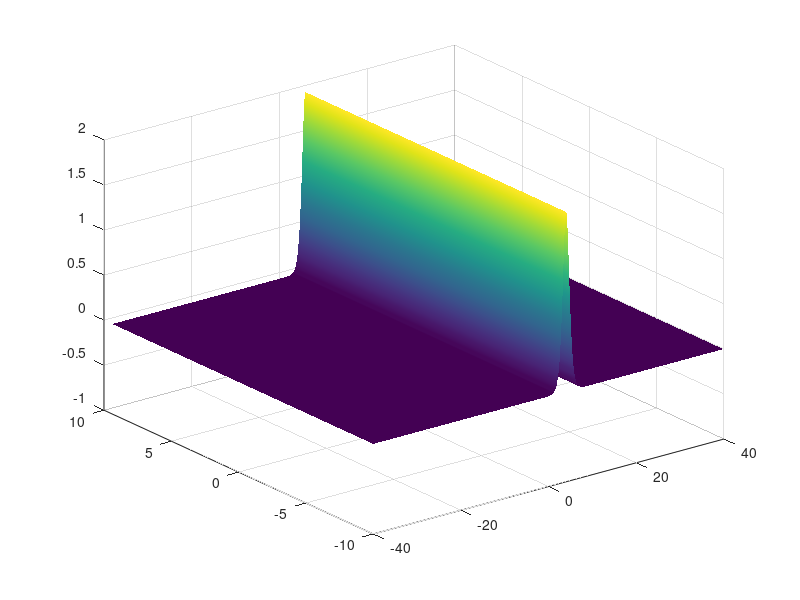

Reproduce this figure in MATLAB.
% Solve KP eq. (u_t + 6uu_x + epsilon^2 u_xxx)_x + lambda u_yy = 0
% on [-Lx,Lx] & [-Ly,Ly] by FFT in space with integrating factor 
% v = exp[-i(k^3*epsilon^2-lambda*l^2/k)t]*u_hat and RK4 in time

clear all;
close all;

% Set up grid and the initial data;

Nx = 2^9; Ny = 2^5; dt = 1.e-3;
Lx = 40; Ly = 10;
% lambda = -1;    % KP I
lambda = 1;     % KP II
o = 1.e-16; epsilon = 1;

x = (2*Lx/Nx)*(-Nx/2:Nx/2-1)';
y = (2*Ly/Ny)*(-Ny/2:Ny/2-1)';
[X,Y] = meshgrid(x,y);
k = (pi/Lx)*[0:Nx/2-1 0 -Nx/2+1:-1]';
l = (pi/Ly)*[0:Ny/2-1 0 -Ny/2+1:-1]';
[KX,KY] = meshgrid(k,l);
ik3 = 1i*(epsilon^2*KX.^3-lambda*KY.^2./(KX+1i*lambda*o));

% Choose IC

% %% Set up soliton function
% a =@(x,y) 1; q =@(x,y) 0;
% u = @(theta,x,y,a) a(x,y).*(sech(sqrt(a(x,y)/12).*theta)).^2;
% theta = @(x,y,a,q,x0,y0) ( (x-x0) + q(x,y).*(y-y0) );
% IC = @(X,Y) u(theta(X,Y,a,q,10,0),X,Y,a);
% u0 = IC(X,Y);

% 0.1 KdV soliton
C = 1; u0 = 2*C^2*sech(C*X).^2;   % epsilon = 1;

% 0.2 cnidal wave
% m = 0.5;  % r_1 = 0; r_2 = m; r_3 = 1;
% [SN,CN,DN] = ellipj(X,m);   % epsilon = 1;
% u0 = -m+1+2*m*CN.^2;

% 1. IC1 (Klein)
% u0 = -sech(sqrt(X.^2+Y.^2)).^2;
% u0_hat = fft2(u0);
% w_hat = 1i*KX.*u0_hat;
% u0 = real(ifft2(w_hat));

% 2. Parabolic front IC
% mu = -1; 
% u0 = 0.5*(mu*tanh(10*(X+0.01*Y.^2/2))-mu*tanh(10*(X+30+0.01*Y.^2/2)));  

% 3. Cos front IC
% mu = -1;
% u0 = 0.5*(mu*tanh(10*(X-10-cos(pi*Y/Ly)))-mu*tanh(10*(X+10-0.01*cos(pi*Y/Ly))));  

u = u0;
v = fft2(u);

% Solve PDE and plot results:

tmax = 1; nmax = round(tmax/dt); nplt = floor((nmax/10));
for n = 1:nmax
    
    t = n*dt;
    fprintf('t = %.4f\n',t)
    g = -3*1i*dt*KX;
    E = exp(dt*ik3/2); E2 = E.^2;
    a = g.*fft2(real( ifft2(     v    ) ).^2);
    b = g.*fft2(real( ifft2(E.*(v+a/2)) ).^2);     % 4th-order
    c = g.*fft2(real( ifft2(E.*v + b/2) ).^2);     % Runge-Kutta
    d = g.*fft2(real( ifft2(E2.*v+E.*c) ).^2);
    v = E2.*v + (E2.*a + 2*E.*(b+c) + d)/6;

    vn = norm(v,inf);
    fprintf('norm = %.4f\n',vn)
    
    if mod(n,nplt) == 0
        u = real(ifft2(v));
        surf(X,Y,u);
        shading interp 
        axis([-Lx,Lx,-Ly,Ly,-1,1]);
        drawnow; pause(0.25);
    end

end

% Error for the one-soliton solution of the KdV
%   u = real(ifft2(v));
%   uexact = 2*C^2*sech(C*X-4*C^3*t).^2;
%   error = norm(u-uexact,inf);


u = real(ifft2(v));
surf(X,Y,u);
shading interp 
axis([-Lx,Lx,-Ly,Ly,-1,2]);






